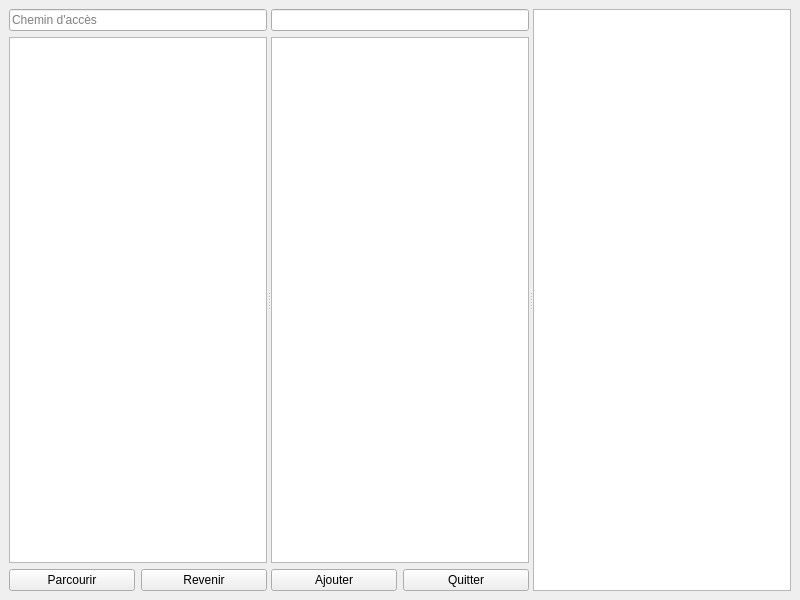
<?xml version="1.0" encoding="UTF-8"?>
<ui version="4.0">
 <class>AttachFileWindow</class>
 <widget class="QMainWindow" name="AttachFileWindow">
  <property name="geometry">
   <rect>
    <x>0</x>
    <y>0</y>
    <width>800</width>
    <height>600</height>
   </rect>
  </property>
  <property name="windowTitle">
   <string>MainWindow</string>
  </property>
  <widget class="QWidget" name="centralwidget">
   <layout class="QHBoxLayout" name="horizontalLayout_3">
    <item>
     <widget class="QSplitter" name="splitter">
      <property name="orientation">
       <enum>Qt::Horizontal</enum>
      </property>
      <widget class="QWidget" name="layoutWidget">
       <layout class="QVBoxLayout" name="verticalLayout_2">
        <property name="sizeConstraint">
         <enum>QLayout::SetDefaultConstraint</enum>
        </property>
        <item>
         <widget class="QLineEdit" name="pathAccessor">
          <property name="sizePolicy">
           <sizepolicy hsizetype="Expanding" vsizetype="Fixed">
            <horstretch>0</horstretch>
            <verstretch>0</verstretch>
           </sizepolicy>
          </property>
          <property name="maximumSize">
           <size>
            <width>16777215</width>
            <height>16777215</height>
           </size>
          </property>
          <property name="text">
           <string/>
          </property>
          <property name="placeholderText">
           <string extracomment="Chemin d'accès">Chemin d'accès</string>
          </property>
         </widget>
        </item>
        <item>
         <widget class="QListWidget" name="folderList">
          <property name="sizePolicy">
           <sizepolicy hsizetype="Expanding" vsizetype="Expanding">
            <horstretch>0</horstretch>
            <verstretch>0</verstretch>
           </sizepolicy>
          </property>
          <property name="maximumSize">
           <size>
            <width>16777215</width>
            <height>16777215</height>
           </size>
          </property>
         </widget>
        </item>
        <item>
         <layout class="QHBoxLayout" name="horizontalLayout_2">
          <property name="sizeConstraint">
           <enum>QLayout::SetDefaultConstraint</enum>
          </property>
          <item>
           <widget class="QPushButton" name="goButton">
            <property name="sizePolicy">
             <sizepolicy hsizetype="Expanding" vsizetype="Fixed">
              <horstretch>0</horstretch>
              <verstretch>0</verstretch>
             </sizepolicy>
            </property>
            <property name="maximumSize">
             <size>
              <width>16777215</width>
              <height>16777215</height>
             </size>
            </property>
            <property name="text">
             <string>Parcourir</string>
            </property>
           </widget>
          </item>
          <item>
           <widget class="QPushButton" name="backButton">
            <property name="sizePolicy">
             <sizepolicy hsizetype="Expanding" vsizetype="Fixed">
              <horstretch>0</horstretch>
              <verstretch>0</verstretch>
             </sizepolicy>
            </property>
            <property name="maximumSize">
             <size>
              <width>16777215</width>
              <height>16777215</height>
             </size>
            </property>
            <property name="text">
             <string>Revenir</string>
            </property>
           </widget>
          </item>
         </layout>
        </item>
       </layout>
      </widget>
      <widget class="QWidget" name="layoutWidget">
       <layout class="QVBoxLayout" name="verticalLayout">
        <item>
         <widget class="QLineEdit" name="findFile"/>
        </item>
        <item>
         <widget class="QListWidget" name="contentList">
          <property name="sizePolicy">
           <sizepolicy hsizetype="Expanding" vsizetype="Expanding">
            <horstretch>1</horstretch>
            <verstretch>0</verstretch>
           </sizepolicy>
          </property>
         </widget>
        </item>
        <item>
         <layout class="QHBoxLayout" name="horizontalLayout">
          <item>
           <widget class="QPushButton" name="addButton">
            <property name="sizePolicy">
             <sizepolicy hsizetype="Expanding" vsizetype="Fixed">
              <horstretch>0</horstretch>
              <verstretch>0</verstretch>
             </sizepolicy>
            </property>
            <property name="text">
             <string>Ajouter</string>
            </property>
           </widget>
          </item>
          <item>
           <widget class="QPushButton" name="leaveButton">
            <property name="sizePolicy">
             <sizepolicy hsizetype="Expanding" vsizetype="Fixed">
              <horstretch>0</horstretch>
              <verstretch>0</verstretch>
             </sizepolicy>
            </property>
            <property name="text">
             <string>Quitter</string>
            </property>
           </widget>
          </item>
         </layout>
        </item>
       </layout>
      </widget>
      <widget class="QTextEdit" name="fileDetails"/>
     </widget>
    </item>
   </layout>
  </widget>
 </widget>
 <resources/>
 <connections/>
</ui>
